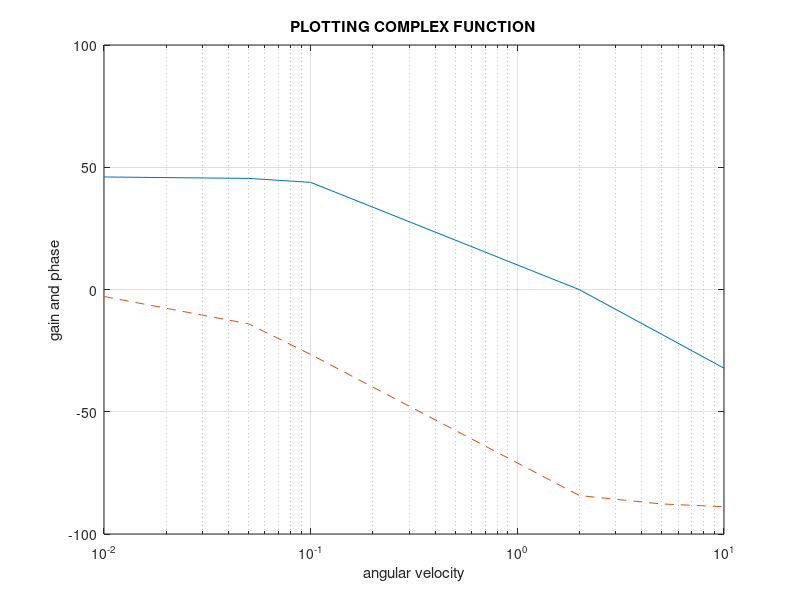

Here is the MATLAB script that generated this plot:
clear
close
clc
k=10;
tau=5;
w=[0.01,0.05,0.1,2,5,10];
g=k./(j*tau*w+1);
db=20*log(abs(g));
theta=angle(g)*180/pi;
semilogx(w,db,w,theta,'--')
grid on
title('PLOTTING COMPLEX FUNCTION')
xlabel('angular velocity')
ylabel('gain and phase')